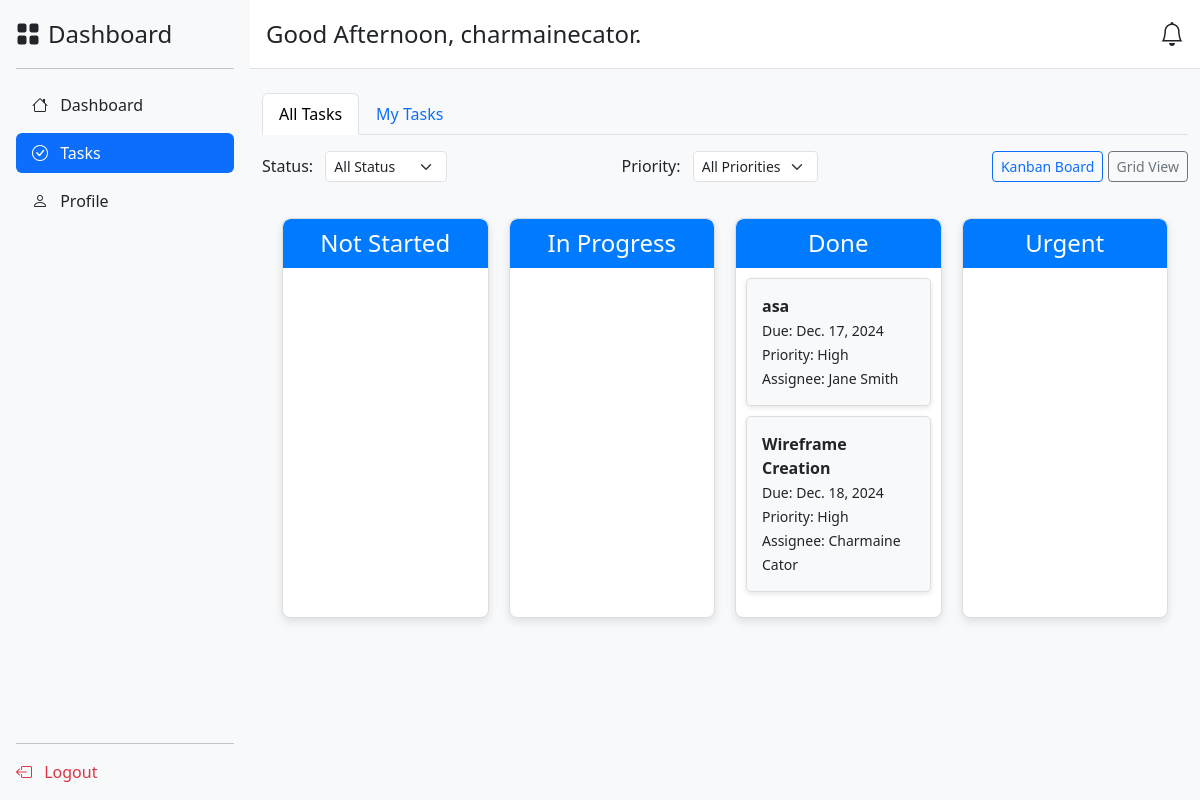
The page /tasks/ (signed in) on the database as committed earlier.
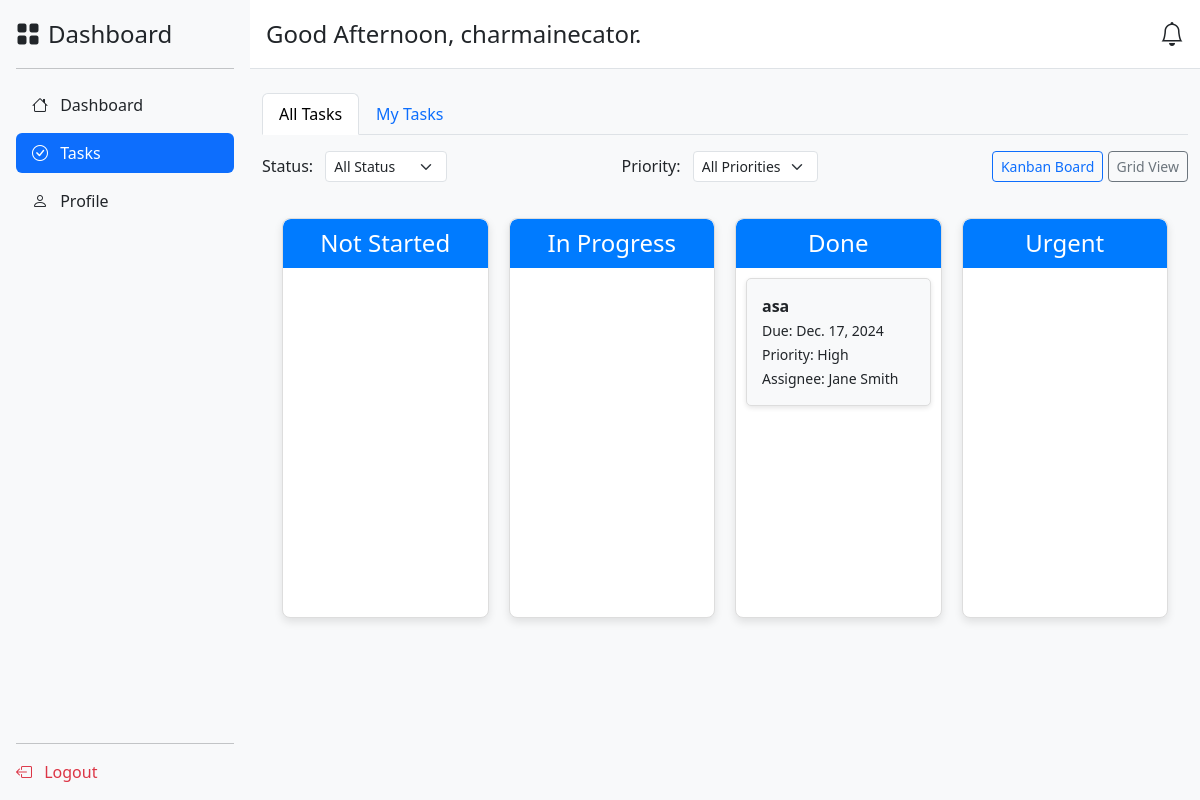
The same page on the database as committed later.
### app/models.py (models this page shows, shortened)
class Task(models.Model):
    STATUS_CHOICES = [
        ('not-started', 'Not Started'),
        ('in-progress', 'In Progress'),
        ('done', 'Done'),
        ('urgent', 'Urgent'),
    ]
    PRIORITY_CHOICES = [
        ('low', 'Low'),
        ('medium', 'Medium'),
        ('high', 'High'),
    ]
    title = models.CharField(max_length=255)  # Task title
    description = models.TextField()  # Task description
    due_date = models.DateField()  # Task deadline
    status = models.CharField(max_length=20, choices=STATUS_CHOICES, default='not-started')  # Task status
    priority = models.CharField(max_length=10, choices=PRIORITY_CHOICES, default='medium')  # Task priority
    project = models.ForeignKey(Project, on_delete=models.CASCADE, related_name="tasks")  # Associated project
    assignee = models.ForeignKey(User, on_delete=models.SET_NULL, null=True, blank=True, related_name="tasks")  # Assigned user
    created_by = models.ForeignKey(User, on_delete=models.SET_NULL, null=True, blank=True, related_name="created_tasks")  # Creator user ID
    date_created = models.DateTimeField(auto_now_add=True)  # Date the task was created
    date_updated = models.DateTimeField(auto_now=True)  # Date the task was last updated

### app/views.py (the view)
# urls.py: path('tasks/', views.tasks_view, name='tasks'),  # Add the tasks page
@login_required
def tasks_view(request):
    user_id = request.user.id  # Current logged-in user ID
    my_tasks = Task.objects.filter(assignee_id=user_id)
    all_tasks = Task.objects.exclude(assignee_id=user_id)
    context = {
        'all_tasks': all_tasks,
        'my_tasks': my_tasks,
    }
    return render(request, 'app/tasks.html', context)

### app/context_processors.py (called while the page is built)
def add_current_time(request):
    gmt8 = pytz.timezone('Asia/Manila')  # Set the timezone to GMT+8
    current_time = timezone.now().astimezone(gmt8)  # Convert current time to GMT+8
    return {'current_time': current_time}

### app/templates/app/tasks.html (shortened to what this page needs)
<!DOCTYPE html>
<html lang="en">
<head>
    <link href="https://cdn.jsdelivr.net/npm/bootstrap@5.3.3/dist/css/bootstrap.min.css" rel="stylesheet">
    <link href="https://cdn.jsdelivr.net/npm/bootstrap-icons@1.10.5/font/bootstrap-icons.css" rel="stylesheet">
</head>
<body>
    <div class="d-flex">
        {% include 'app/sidebar.html' %}
        <div class="flex-grow-1">
            {% include 'app/header.html' %}
            <div class="container mt-4">
                <ul class="nav nav-tabs mb-3" id="taskTabs">
                    <li class="nav-item">
                        <a class="nav-link active" id="allTasksTab" data-bs-toggle="tab" href="#all-tasks">All Tasks</a>
                    </li>
                    <li class="nav-item">
                        <a class="nav-link" id="myTasksTab" data-bs-toggle="tab" href="#my-tasks">My Tasks</a>
                    </li>
                </ul>
                <div class="d-flex justify-content-between mb-3">
                    <div>
                        <label for="statusFilter" class="me-2">Status:</label>
                        <select id="statusFilter" class="form-select form-select-sm d-inline-block w-auto">
                            <option value="all">All Status</option>
                        </select>
                    </div>
                    <div>
                        <label for="priorityFilter" class="me-2">Priority:</label>
                        <select id="priorityFilter" class="form-select form-select-sm d-inline-block w-auto">
                            <option value="all">All Priorities</option>
                        </select>
                    </div>
                    <div>
                        <button class="btn btn-outline-primary btn-sm" id="kanbanViewBtn">Kanban Board</button>
                        <button class="btn btn-outline-secondary btn-sm" id="gridViewBtn">Grid View</button>
                    </div>
                </div>
                <div class="tab-content">
                    <div class="tab-pane fade show active" id="all-tasks">
                        <div id="kanbanBoard" class="kanban-board">
                            <div class="kanban-column" id="not-started" ondrop="drop(event)" ondragover="allowDrop(event)">
                                <h4>Not Started</h4>
                            </div>
                            <div class="kanban-column" id="in-progress" ondrop="drop(event)" ondragover="allowDrop(event)">
                                <h4>In Progress</h4>
                            </div>
                            <div class="kanban-column" id="done" ondrop="drop(event)" ondragover="allowDrop(event)">
                                <h4>Done</h4>
                                {% for task in all_tasks %}
                                    {% if task.status == 'done' %}
                                    <div class="task-card" id="task{{ task.id }}" draggable="true" ondragstart="drag(event)">
                                        <strong>{{ task.title }}</strong> <br>
                                        <small>Due: {{ task.due_date }}</small><br>
                                        <small>Priority: {{ task.priority|title }}</small><br>
                                        <small>Assignee: {{ task.assignee.get_full_name|default:'Unassigned' }}</small>
                                    </div>
                                    {% endif %}
                                {% endfor %}
                            </div>
                            <div class="kanban-column" id="urgent" ondrop="drop(event)" ondragover="allowDrop(event)">
                                <h4>Urgent</h4>
                            </div>
                        </div>
                    </div>
                </div>
            </div>
        </div>
    </div>
</body>
</html>

Rows that differ between the two databases and show on the page:
removed Task: title "Wireframe Creation", due_date "Dec. 18, 2024", priority "High", assignee.get_full_name "Charmaine Cator"
